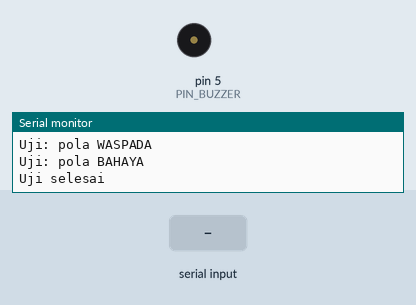
Bench run of a sketch on a simulated Arduino Uno, built with avr-gcc and run on an emulated ATmega328P. On the bench: buzzer (waves = sounding, pin HIGH), the last lines printed to the serial monitor. The inputs (shaded band) are chosen by the test bench.

Above: at 9.0 s.
9.1 s: "w" received over Serial
At 9.3 s:
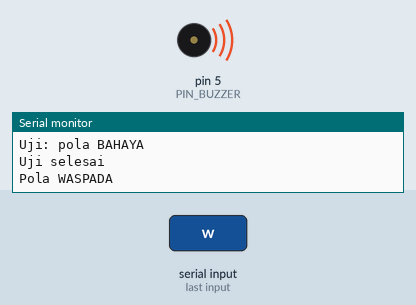
12.1 s: "W" received over Serial
At 12.3 s:
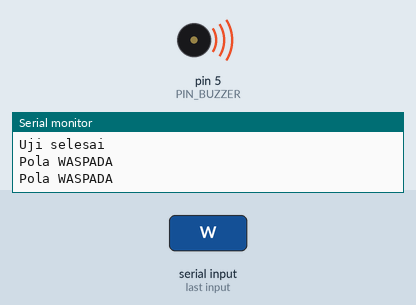
15.1 s: "s" received over Serial
At 15.4 s:
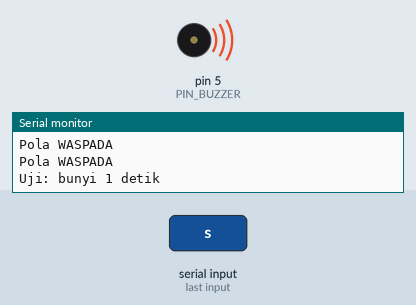
Timing chart, 0 to 23.8 s (numbered marks = the images above; inputs shaded):
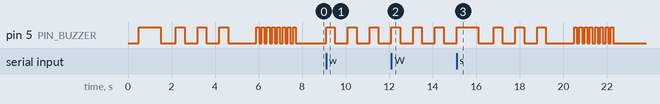

The sketch:

07_Uji_Buzzer.ino
```cpp
// ============================================================
// PENGUJIAN KOMPONEN: Buzzer aktif (HIGH = bunyi)
// Pin : GPIO 5
// Serial 115200:
//   1 = ON terus   0 = OFF
//   w = pola WASPADA (bip lambat)
//   b = pola BAHAYA  (bip cepat)
//   s = uji otomatis (semua pola)
// ============================================================
#include <Arduino.h>

const int PIN_BUZZER = 5;

void setBuzzer(bool on) {
  digitalWrite(PIN_BUZZER, on ? HIGH : LOW);
}

void beep(int times, int onMs, int offMs) {
  for (int i = 0; i < times; i++) {
    setBuzzer(true);
    delay(onMs);
    setBuzzer(false);
    delay(offMs);
  }
}

void autoTest() {
  Serial.println("Uji: bunyi 1 detik");
  setBuzzer(true);  delay(1000);  setBuzzer(false);  delay(700);
  Serial.println("Uji: pola WASPADA");
  beep(3, 400, 600);
  delay(700);
  Serial.println("Uji: pola BAHAYA");
  beep(8, 120, 120);
  Serial.println("Uji selesai");
}

void setup() {
  Serial.begin(115200);
  delay(500);
  Serial.println("\n=== UJI BUZZER ===");
  Serial.println("Perintah: 1=ON | 0=OFF | w=waspada | b=bahaya | s=uji otomatis");
  digitalWrite(PIN_BUZZER, LOW);
  pinMode(PIN_BUZZER, OUTPUT);
  autoTest();
}

void loop() {
  if (!Serial.available()) return;
  char c = Serial.read();

  if (c == '1') { setBuzzer(true);  Serial.println("Buzzer ON"); }
  else if (c == '0') { setBuzzer(false); Serial.println("Buzzer OFF"); }
  else if (c == 'w' || c == 'W') { Serial.println("Pola WASPADA"); beep(3, 400, 600); }
  else if (c == 'b' || c == 'B') { Serial.println("Pola BAHAYA");  beep(8, 120, 120); }
  else if (c == 's' || c == 'S') autoTest();
}
```

Measured:
- after the input at 9.1 s, pin 5 (PIN_BUZZER): alternates HIGH for 0.40 s and LOW for 0.60 s, starting at once
- after the input at 12.1 s, pin 5 (PIN_BUZZER): alternates HIGH for 0.40 s and LOW for 0.60 s, starting at once
- after the input at 15.1 s, pin 5 (PIN_BUZZER): LOW → HIGH at once, → LOW 1.0 s later, → HIGH 0.70 s later, → LOW 0.40 s later, … (24 changes in this stretch)
